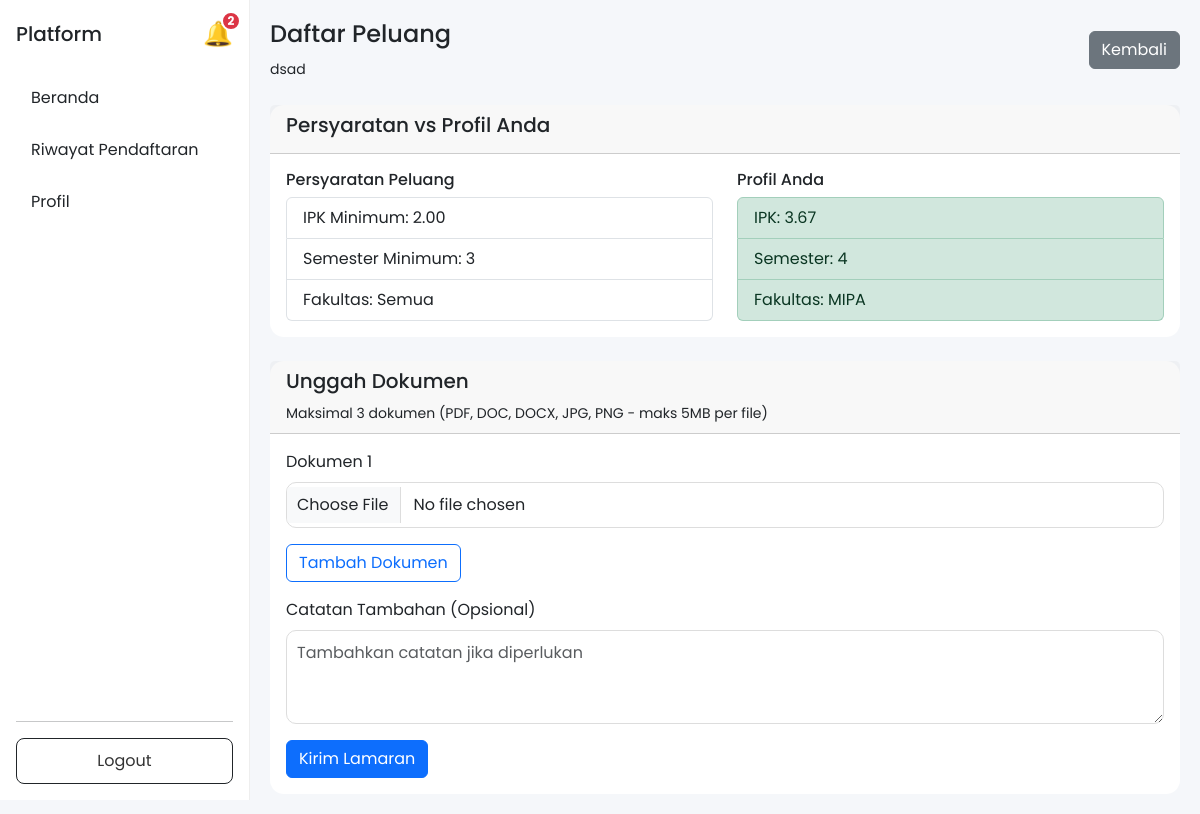
The app's page /views/mahasiswa/apply.php?id=5 (signed in) with its own data.
### tables this page shows
CREATE TABLE `peluang` (
  `id` int NOT NULL,
  `mitra_id` int NOT NULL,
  `judul` varchar(150) NOT NULL,
  `deskripsi` text NOT NULL,
  `tipe` enum('magang','kursus') NOT NULL,
  `lokasi` varchar(100) DEFAULT NULL,
  `kuota` int DEFAULT '0',
  `min_ipk` decimal(3,2) DEFAULT '0.00',
  `min_semester` int DEFAULT '1',
  `fakultas` varchar(100) DEFAULT NULL,
  `deadline` datetime NOT NULL,
  `status` enum('pending','approved','rejected') DEFAULT 'approved',
  `created_at` timestamp NULL DEFAULT CURRENT_TIMESTAMP,
  `closed_at` timestamp NULL DEFAULT NULL
);

CREATE TABLE `mahasiswa` (
  `id` int NOT NULL,
  `user_id` int NOT NULL,
  `nim` varchar(20) DEFAULT NULL,
  `nama` varchar(100) DEFAULT NULL,
  `fakultas` varchar(100) DEFAULT NULL,
  `prodi` varchar(100) DEFAULT NULL,
  `angkatan` year DEFAULT NULL,
  `semester` int DEFAULT NULL,
  `ipk` decimal(3,2) DEFAULT NULL,
  `dpa_id` int DEFAULT NULL
);

### views/mahasiswa/apply.php (the view, shortened to what this page needs)
<?php
include __DIR__ . '/../../config/database.php';
$peluang_id = (int)$_GET['id'];
$user_id = $_SESSION['user_id'];
$query = "SELECT p.*, u.email as mitra_email, m.nama_organisasi
          FROM peluang p
          JOIN users u ON p.mitra_id = u.id
          LEFT JOIN mitra m ON u.id = m.user_id
          WHERE p.id = ? AND p.status = 'approved'";
$stmt = mysqli_prepare($conn, $query);
mysqli_stmt_bind_param($stmt, 'i', $peluang_id);
mysqli_stmt_execute($stmt);
$result = mysqli_stmt_get_result($stmt);
$post = mysqli_fetch_assoc($result);
$query = "SELECT m.*, u.email FROM mahasiswa m JOIN users u ON m.user_id = u.id WHERE m.user_id = ?";
$stmt = mysqli_prepare($conn, $query);
mysqli_stmt_bind_param($stmt, 'i', $user_id);
mysqli_stmt_execute($stmt);
$result = mysqli_stmt_get_result($stmt);
$profile = mysqli_fetch_assoc($result);
?>
<!DOCTYPE html>
<html>
<head>
    <link href="https://cdn.jsdelivr.net/npm/bootstrap@5.3.0/dist/css/bootstrap.min.css" rel="stylesheet">
    <link rel="stylesheet" href="../../assets/css/global.css">
    <link rel="stylesheet" href="../../assets/css/layout.css">
</head>
<body>
<div class="d-flex">
    <?php include __DIR__ . '/../layouts/sidebar.php'; ?>
    <div class="content">
        <div class="d-flex justify-content-between align-items-center mb-4">
            <div>
                <h4>Daftar Peluang</h4>
                <small><?php echo htmlspecialchars($post['judul']); ?></small>
            </div>
            <a href="../../views/posts/detail.php?id=<?php echo $post['id']; ?>" class="btn btn-secondary">Kembali</a>
        </div>
        <div class="card mb-4">
            <div class="card-header">
                <h5>Persyaratan vs Profil Anda</h5>
            </div>
            <div class="card-body">
                <div class="row">
                    <div class="col-md-6">
                        <h6>Persyaratan Peluang</h6>
                        <ul class="list-group">
                            <li class="list-group-item">IPK Minimum: <?php echo $post['min_ipk'] ?: 'Tidak ditentukan'; ?></li>
                            <li class="list-group-item">Semester Minimum: <?php echo $post['min_semester'] ?: 'Tidak ditentukan'; ?></li>
                            <li class="list-group-item">Fakultas: <?php echo htmlspecialchars($post['fakultas'] ?: 'Semua'); ?></li>
                        </ul>
                    </div>
                    <div class="col-md-6">
                        <h6>Profil Anda</h6>
                        <ul class="list-group">
                            <li class="list-group-item <?php echo ($post['min_ipk'] && $profile['ipk'] >= $post['min_ipk']) ? 'list-group-item-success' : ($post['min_ipk'] ? 'list-group-item-danger' : ''); ?>">
                                IPK: <?php echo $profile['ipk'] ?: 'Belum diisi'; ?>
                            </li>
                            <li class="list-group-item <?php echo ($post['min_semester'] && $profile['semester'] >= $post['min_semester']) ? 'list-group-item-success' : ($post['min_semester'] ? 'list-group-item-danger' : ''); ?>">
                                Semester: <?php echo $profile['semester'] ?: 'Belum diisi'; ?>
                            </li>
                            <li class="list-group-item <?php echo (!$post['fakultas'] || $profile['fakultas'] === $post['fakultas']) ? 'list-group-item-success' : 'list-group-item-danger'; ?>">
                                Fakultas: <?php echo htmlspecialchars($profile['fakultas'] ?: 'Belum diisi'); ?>
                            </li>
                        </ul>
                    </div>
                </div>
            </div>
        </div>
        <div class="card">
            <div class="card-header">
                <h5>Unggah Dokumen</h5>
                <small>Maksimal 3 dokumen (PDF, DOC, DOCX, JPG, PNG - maks 5MB per file)</small>
            </div>
            <div class="card-body">
                <form method="post" action="../../controllers/mahasiswa/apply_process.php" enctype="multipart/form-data">
                    <div id="document-fields">
                        <div class="mb-3 document-field">
                            <label class="form-label">Dokumen 1</label>
                            <input type="file" name="documents[]" class="form-control" accept=".pdf,.doc,.docx,.jpg,.png" required>
                        </div>
                    </div>
                    <button type="button" class="btn btn-outline-primary mb-3" id="add-document" style="display: none;">Tambah Dokumen</button>
                    <div class="mb-3">
                        <label class="form-label">Catatan Tambahan (Opsional)</label>
                        <textarea name="catatan" class="form-control" rows="3" placeholder="Tambahkan catatan jika diperlukan"></textarea>
                    </div>
                    <button type="submit" class="btn btn-primary">Kirim Lamaran</button>
                </form>
            </div>
        </div>
    </div>
</div>
</body>
</html>

### assets/css/global.css (style rules this page uses)
body { font-family: 'Poppins', sans-serif; background: linear-gradient(135deg, #f8f9fa, #eef1f5); margin: 0; padding: 0; }
.card { border: none; border-radius: 14px; }
.form-control, .form-select { border-radius: 10px; padding: 10px; border: 1px solid #ddd; }

### assets/css/layout.css (style rules this page uses)
body { margin: 0; font-family: 'Poppins', sans-serif; background: #f5f7fa; }
.content { flex: 1; padding: 20px; }

### records on screen
peluang: judul "dsad", min_ipk "2.00", min_semester "3", fakultas "Semua"
mahasiswa: ipk "3.67", semester "4", fakultas "MIPA"

### other values on screen
$unread_count "2"
